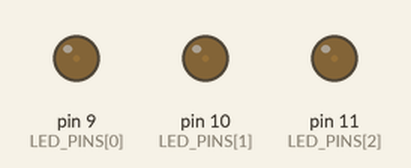
Simulated run of this sketch. Board: Arduino Uno, built with avr-gcc and run on an emulated ATmega328P. Shown: output pins drawn as LEDs (lit = HIGH).

Above: at 0.05 s.
At 1.2 s:
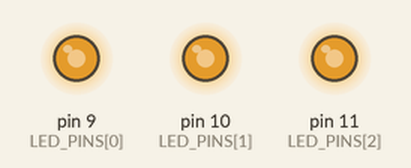
At 2.75 s:
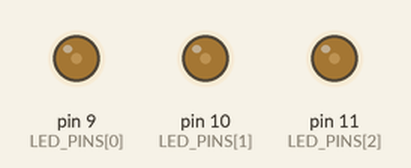
At 4.4 s:
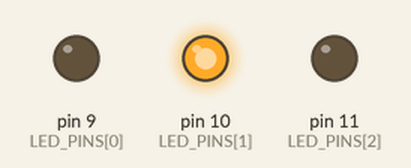
At 6.05 s:
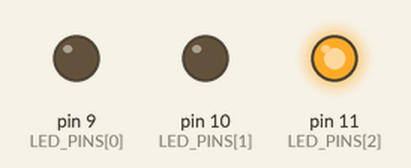
At 12.1 s:
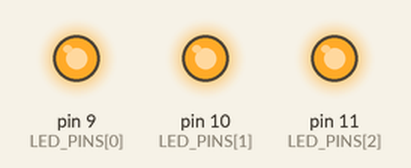
Timing chart, 0 to 18.4 s (numbered marks = the images above):
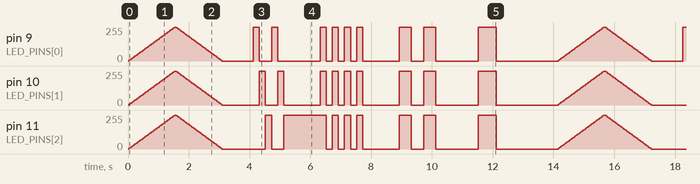

The sketch:

advanced_led.ino
```cpp
// LED 進階控制示範
// 包含：PWM 呼吸燈、多重 LED 控制、閃爍模式

// 定義 LED 腳位
const int LED_PINS[] = {9, 10, 11};  // PWM 腳位
const int NUM_LEDS = 3;

// 呼吸燈參數
const int FADE_DELAY = 30;    // 漸變延遲（毫秒）
const int FADE_STEP = 5;      // 漸變步進值

// 閃爍模式參數
const int PATTERN_LENGTH = 8;
const int PATTERN_DELAY = 200;  // 模式延遲（毫秒）

// 定義閃爍模式（0=關，1=開）
const byte PATTERNS[][PATTERN_LENGTH] = {
  {1,0,1,0,1,0,1,0},  // 交替閃爍
  {1,1,0,0,1,1,0,0},  // 雙閃
  {1,1,1,0,0,0,0,0}   // SOS
};

void setup() {
  // 初始化所有 LED 腳位
  for (int i = 0; i < NUM_LEDS; i++) {
    pinMode(LED_PINS[i], OUTPUT);
  }
}

void loop() {
  // 示範各種 LED 效果
  breathingEffect();       // 呼吸燈效果
  delay(1000);

  chaseEffect();          // 跑馬燈效果
  delay(1000);

  for (int i = 0; i < 3; i++) {
    playPattern(i);       // 播放閃爍模式
    delay(1000);
  }
}

// 呼吸燈效果
void breathingEffect() {
  // 漸亮
  for (int brightness = 0; brightness <= 255; brightness += FADE_STEP) {
    for (int i = 0; i < NUM_LEDS; i++) {
      analogWrite(LED_PINS[i], brightness);
    }
    delay(FADE_DELAY);
  }

  // 漸暗
  for (int brightness = 255; brightness >= 0; brightness -= FADE_STEP) {
    for (int i = 0; i < NUM_LEDS; i++) {
      analogWrite(LED_PINS[i], brightness);
    }
    delay(FADE_DELAY);
  }
}

// 跑馬燈效果
void chaseEffect() {
  for (int i = 0; i < NUM_LEDS * 2; i++) {
    // 關閉所有 LED
    for (int j = 0; j < NUM_LEDS; j++) {
      digitalWrite(LED_PINS[j], LOW);
    }

    // 點亮當前 LED
    digitalWrite(LED_PINS[i % NUM_LEDS], HIGH);
    delay(200);
  }
}

// 播放指定閃爍模式
void playPattern(int patternIndex) {
  for (int step = 0; step < PATTERN_LENGTH; step++) {
    for (int i = 0; i < NUM_LEDS; i++) {
      digitalWrite(LED_PINS[i], PATTERNS[patternIndex][step]);
    }
    delay(PATTERN_DELAY);
  }
}

// 自定義閃爍函數
void customBlink(int pin, int onTime, int offTime, int repeatCount) {
  for (int i = 0; i < repeatCount; i++) {
    digitalWrite(pin, HIGH);
    delay(onTime);
    digitalWrite(pin, LOW);
    delay(offTime);
  }
}

// LED 漸變效果
void fadeEffect(int pin, int startBrightness, int endBrightness, int fadeTime) {
  int steps = abs(endBrightness - startBrightness);
  int delayTime = fadeTime / steps;

  if (startBrightness < endBrightness) {
    for (int i = startBrightness; i <= endBrightness; i++) {
      analogWrite(pin, i);
      delay(delayTime);
    }
  } else {
    for (int i = startBrightness; i >= endBrightness; i--) {
      analogWrite(pin, i);
      delay(delayTime);
    }
  }
}
```

Measured:
- by itself, pin 9 (LED_PINS[0]), pin 10 (LED_PINS[1]), pin 11 (LED_PINS[2]): moves between 0/255 and 255/255, repeating every 14.1 s
